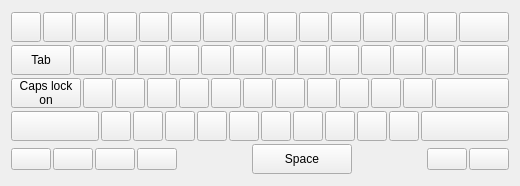
<?xml version="1.0" encoding="UTF-8"?>
<ui version="4.0">
 <class>RKeyboard</class>
 <widget class="QWidget" name="RKeyboard">
  <property name="geometry">
   <rect>
    <x>0</x>
    <y>0</y>
    <width>518</width>
    <height>186</height>
   </rect>
  </property>
  <property name="sizePolicy">
   <sizepolicy hsizetype="Fixed" vsizetype="Fixed">
    <horstretch>0</horstretch>
    <verstretch>0</verstretch>
   </sizepolicy>
  </property>
  <property name="windowTitle">
   <string>Form</string>
  </property>
  <layout class="QVBoxLayout" name="verticalLayout">
   <property name="spacing">
    <number>2</number>
   </property>
   <item>
    <layout class="QHBoxLayout" name="horizontalLayout">
     <property name="spacing">
      <number>2</number>
     </property>
     <item>
      <widget class="QPushButton" name="btn1_1">
       <property name="minimumSize">
        <size>
         <width>30</width>
         <height>30</height>
        </size>
       </property>
       <property name="maximumSize">
        <size>
         <width>30</width>
         <height>30</height>
        </size>
       </property>
       <property name="text">
        <string/>
       </property>
      </widget>
     </item>
     <item>
      <widget class="QPushButton" name="btn1_2">
       <property name="minimumSize">
        <size>
         <width>30</width>
         <height>30</height>
        </size>
       </property>
       <property name="maximumSize">
        <size>
         <width>30</width>
         <height>30</height>
        </size>
       </property>
       <property name="text">
        <string/>
       </property>
      </widget>
     </item>
     <item>
      <widget class="QPushButton" name="btn1_3">
       <property name="minimumSize">
        <size>
         <width>30</width>
         <height>30</height>
        </size>
       </property>
       <property name="maximumSize">
        <size>
         <width>30</width>
         <height>30</height>
        </size>
       </property>
       <property name="text">
        <string/>
       </property>
      </widget>
     </item>
     <item>
      <widget class="QPushButton" name="btn1_4">
       <property name="minimumSize">
        <size>
         <width>30</width>
         <height>30</height>
        </size>
       </property>
       <property name="maximumSize">
        <size>
         <width>30</width>
         <height>30</height>
        </size>
       </property>
       <property name="text">
        <string/>
       </property>
      </widget>
     </item>
     <item>
      <widget class="QPushButton" name="btn1_5">
       <property name="minimumSize">
        <size>
         <width>30</width>
         <height>30</height>
        </size>
       </property>
       <property name="maximumSize">
        <size>
         <width>30</width>
         <height>30</height>
        </size>
       </property>
       <property name="text">
        <string/>
       </property>
      </widget>
     </item>
     <item>
      <widget class="QPushButton" name="btn1_6">
       <property name="minimumSize">
        <size>
         <width>30</width>
         <height>30</height>
        </size>
       </property>
       <property name="maximumSize">
        <size>
         <width>30</width>
         <height>30</height>
        </size>
       </property>
       <property name="text">
        <string/>
       </property>
      </widget>
     </item>
     <item>
      <widget class="QPushButton" name="btn1_7">
       <property name="minimumSize">
        <size>
         <width>30</width>
         <height>30</height>
        </size>
       </property>
       <property name="maximumSize">
        <size>
         <width>30</width>
         <height>30</height>
        </size>
       </property>
       <property name="text">
        <string/>
       </property>
      </widget>
     </item>
     <item>
      <widget class="QPushButton" name="btn1_8">
       <property name="minimumSize">
        <size>
         <width>30</width>
         <height>30</height>
        </size>
       </property>
       <property name="maximumSize">
        <size>
         <width>30</width>
         <height>30</height>
        </size>
       </property>
       <property name="text">
        <string/>
       </property>
      </widget>
     </item>
     <item>
      <widget class="QPushButton" name="btn1_9">
       <property name="minimumSize">
        <size>
         <width>30</width>
         <height>30</height>
        </size>
       </property>
       <property name="maximumSize">
        <size>
         <width>30</width>
         <height>30</height>
        </size>
       </property>
       <property name="text">
        <string/>
       </property>
      </widget>
     </item>
     <item>
      <widget class="QPushButton" name="btn1_10">
       <property name="minimumSize">
        <size>
         <width>30</width>
         <height>30</height>
        </size>
       </property>
       <property name="maximumSize">
        <size>
         <width>30</width>
         <height>30</height>
        </size>
       </property>
       <property name="text">
        <string/>
       </property>
      </widget>
     </item>
     <item>
      <widget class="QPushButton" name="btn1_11">
       <property name="minimumSize">
        <size>
         <width>30</width>
         <height>30</height>
        </size>
       </property>
       <property name="maximumSize">
        <size>
         <width>30</width>
         <height>30</height>
        </size>
       </property>
       <property name="text">
        <string/>
       </property>
      </widget>
     </item>
     <item>
      <widget class="QPushButton" name="btn1_12">
       <property name="minimumSize">
        <size>
         <width>30</width>
         <height>30</height>
        </size>
       </property>
       <property name="maximumSize">
        <size>
         <width>30</width>
         <height>30</height>
        </size>
       </property>
       <property name="text">
        <string/>
       </property>
      </widget>
     </item>
     <item>
      <widget class="QPushButton" name="btn1_13">
       <property name="minimumSize">
        <size>
         <width>30</width>
         <height>30</height>
        </size>
       </property>
       <property name="maximumSize">
        <size>
         <width>30</width>
         <height>30</height>
        </size>
       </property>
       <property name="text">
        <string/>
       </property>
      </widget>
     </item>
     <item>
      <widget class="QPushButton" name="btn1_14">
       <property name="minimumSize">
        <size>
         <width>30</width>
         <height>30</height>
        </size>
       </property>
       <property name="maximumSize">
        <size>
         <width>30</width>
         <height>30</height>
        </size>
       </property>
       <property name="text">
        <string/>
       </property>
      </widget>
     </item>
     <item>
      <widget class="QPushButton" name="btnBackspace">
       <property name="sizePolicy">
        <sizepolicy hsizetype="Expanding" vsizetype="Fixed">
         <horstretch>0</horstretch>
         <verstretch>0</verstretch>
        </sizepolicy>
       </property>
       <property name="minimumSize">
        <size>
         <width>50</width>
         <height>30</height>
        </size>
       </property>
       <property name="maximumSize">
        <size>
         <width>555</width>
         <height>30</height>
        </size>
       </property>
       <property name="text">
        <string/>
       </property>
       <property name="icon">
        <iconset resource="res.qrc">
         <normaloff>:/images/backspace.png</normaloff>:/images/backspace.png</iconset>
       </property>
      </widget>
     </item>
    </layout>
   </item>
   <item>
    <layout class="QHBoxLayout" name="horizontalLayout_2">
     <property name="spacing">
      <number>2</number>
     </property>
     <item>
      <widget class="QPushButton" name="btnTab">
       <property name="sizePolicy">
        <sizepolicy hsizetype="Expanding" vsizetype="Fixed">
         <horstretch>0</horstretch>
         <verstretch>0</verstretch>
        </sizepolicy>
       </property>
       <property name="minimumSize">
        <size>
         <width>50</width>
         <height>30</height>
        </size>
       </property>
       <property name="maximumSize">
        <size>
         <width>60</width>
         <height>30</height>
        </size>
       </property>
       <property name="text">
        <string>Tab</string>
       </property>
      </widget>
     </item>
     <item>
      <widget class="QPushButton" name="btn2_1">
       <property name="minimumSize">
        <size>
         <width>30</width>
         <height>30</height>
        </size>
       </property>
       <property name="maximumSize">
        <size>
         <width>30</width>
         <height>30</height>
        </size>
       </property>
       <property name="text">
        <string/>
       </property>
      </widget>
     </item>
     <item>
      <widget class="QPushButton" name="btn2_2">
       <property name="minimumSize">
        <size>
         <width>30</width>
         <height>30</height>
        </size>
       </property>
       <property name="maximumSize">
        <size>
         <width>30</width>
         <height>30</height>
        </size>
       </property>
       <property name="text">
        <string/>
       </property>
      </widget>
     </item>
     <item>
      <widget class="QPushButton" name="btn2_3">
       <property name="minimumSize">
        <size>
         <width>30</width>
         <height>30</height>
        </size>
       </property>
       <property name="maximumSize">
        <size>
         <width>30</width>
         <height>30</height>
        </size>
       </property>
       <property name="text">
        <string/>
       </property>
      </widget>
     </item>
     <item>
      <widget class="QPushButton" name="btn2_4">
       <property name="minimumSize">
        <size>
         <width>30</width>
         <height>30</height>
        </size>
       </property>
       <property name="maximumSize">
        <size>
         <width>30</width>
         <height>30</height>
        </size>
       </property>
       <property name="text">
        <string/>
       </property>
      </widget>
     </item>
     <item>
      <widget class="QPushButton" name="btn2_5">
       <property name="minimumSize">
        <size>
         <width>30</width>
         <height>30</height>
        </size>
       </property>
       <property name="maximumSize">
        <size>
         <width>30</width>
         <height>30</height>
        </size>
       </property>
       <property name="text">
        <string/>
       </property>
      </widget>
     </item>
     <item>
      <widget class="QPushButton" name="btn2_6">
       <property name="minimumSize">
        <size>
         <width>30</width>
         <height>30</height>
        </size>
       </property>
       <property name="maximumSize">
        <size>
         <width>30</width>
         <height>30</height>
        </size>
       </property>
       <property name="text">
        <string/>
       </property>
      </widget>
     </item>
     <item>
      <widget class="QPushButton" name="btn2_7">
       <property name="minimumSize">
        <size>
         <width>30</width>
         <height>30</height>
        </size>
       </property>
       <property name="maximumSize">
        <size>
         <width>30</width>
         <height>30</height>
        </size>
       </property>
       <property name="text">
        <string/>
       </property>
      </widget>
     </item>
     <item>
      <widget class="QPushButton" name="btn2_8">
       <property name="minimumSize">
        <size>
         <width>30</width>
         <height>30</height>
        </size>
       </property>
       <property name="maximumSize">
        <size>
         <width>30</width>
         <height>30</height>
        </size>
       </property>
       <property name="text">
        <string/>
       </property>
      </widget>
     </item>
     <item>
      <widget class="QPushButton" name="btn2_9">
       <property name="minimumSize">
        <size>
         <width>30</width>
         <height>30</height>
        </size>
       </property>
       <property name="maximumSize">
        <size>
         <width>30</width>
         <height>30</height>
        </size>
       </property>
       <property name="text">
        <string/>
       </property>
      </widget>
     </item>
     <item>
      <widget class="QPushButton" name="btn2_10">
       <property name="minimumSize">
        <size>
         <width>30</width>
         <height>30</height>
        </size>
       </property>
       <property name="maximumSize">
        <size>
         <width>30</width>
         <height>30</height>
        </size>
       </property>
       <property name="text">
        <string/>
       </property>
      </widget>
     </item>
     <item>
      <widget class="QPushButton" name="btn2_11">
       <property name="minimumSize">
        <size>
         <width>30</width>
         <height>30</height>
        </size>
       </property>
       <property name="maximumSize">
        <size>
         <width>30</width>
         <height>30</height>
        </size>
       </property>
       <property name="text">
        <string/>
       </property>
      </widget>
     </item>
     <item>
      <widget class="QPushButton" name="btn2_12">
       <property name="minimumSize">
        <size>
         <width>30</width>
         <height>30</height>
        </size>
       </property>
       <property name="maximumSize">
        <size>
         <width>30</width>
         <height>30</height>
        </size>
       </property>
       <property name="text">
        <string/>
       </property>
      </widget>
     </item>
     <item>
      <widget class="QPushButton" name="btnReturn1">
       <property name="sizePolicy">
        <sizepolicy hsizetype="Expanding" vsizetype="Fixed">
         <horstretch>0</horstretch>
         <verstretch>0</verstretch>
        </sizepolicy>
       </property>
       <property name="minimumSize">
        <size>
         <width>50</width>
         <height>30</height>
        </size>
       </property>
       <property name="maximumSize">
        <size>
         <width>16777215</width>
         <height>30</height>
        </size>
       </property>
       <property name="text">
        <string/>
       </property>
      </widget>
     </item>
    </layout>
   </item>
   <item>
    <layout class="QHBoxLayout" name="horizontalLayout_3">
     <property name="spacing">
      <number>2</number>
     </property>
     <item>
      <widget class="QPushButton" name="btnCaps">
       <property name="sizePolicy">
        <sizepolicy hsizetype="Expanding" vsizetype="Fixed">
         <horstretch>0</horstretch>
         <verstretch>0</verstretch>
        </sizepolicy>
       </property>
       <property name="minimumSize">
        <size>
         <width>50</width>
         <height>30</height>
        </size>
       </property>
       <property name="maximumSize">
        <size>
         <width>70</width>
         <height>30</height>
        </size>
       </property>
       <property name="text">
        <string>Caps lock
on</string>
       </property>
      </widget>
     </item>
     <item>
      <widget class="QPushButton" name="btn3_1">
       <property name="minimumSize">
        <size>
         <width>30</width>
         <height>30</height>
        </size>
       </property>
       <property name="maximumSize">
        <size>
         <width>30</width>
         <height>30</height>
        </size>
       </property>
       <property name="text">
        <string/>
       </property>
      </widget>
     </item>
     <item>
      <widget class="QPushButton" name="btn3_2">
       <property name="minimumSize">
        <size>
         <width>30</width>
         <height>30</height>
        </size>
       </property>
       <property name="maximumSize">
        <size>
         <width>30</width>
         <height>30</height>
        </size>
       </property>
       <property name="text">
        <string/>
       </property>
      </widget>
     </item>
     <item>
      <widget class="QPushButton" name="btn3_3">
       <property name="minimumSize">
        <size>
         <width>30</width>
         <height>30</height>
        </size>
       </property>
       <property name="maximumSize">
        <size>
         <width>30</width>
         <height>30</height>
        </size>
       </property>
       <property name="text">
        <string/>
       </property>
      </widget>
     </item>
     <item>
      <widget class="QPushButton" name="btn3_4">
       <property name="minimumSize">
        <size>
         <width>30</width>
         <height>30</height>
        </size>
       </property>
       <property name="maximumSize">
        <size>
         <width>30</width>
         <height>30</height>
        </size>
       </property>
       <property name="text">
        <string/>
       </property>
      </widget>
     </item>
     <item>
      <widget class="QPushButton" name="btn3_5">
       <property name="minimumSize">
        <size>
         <width>30</width>
         <height>30</height>
        </size>
       </property>
       <property name="maximumSize">
        <size>
         <width>30</width>
         <height>30</height>
        </size>
       </property>
       <property name="text">
        <string/>
       </property>
      </widget>
     </item>
     <item>
      <widget class="QPushButton" name="btn3_6">
       <property name="minimumSize">
        <size>
         <width>30</width>
         <height>30</height>
        </size>
       </property>
       <property name="maximumSize">
        <size>
         <width>30</width>
         <height>30</height>
        </size>
       </property>
       <property name="text">
        <string/>
       </property>
      </widget>
     </item>
     <item>
      <widget class="QPushButton" name="btn3_7">
       <property name="minimumSize">
        <size>
         <width>30</width>
         <height>30</height>
        </size>
       </property>
       <property name="maximumSize">
        <size>
         <width>30</width>
         <height>30</height>
        </size>
       </property>
       <property name="text">
        <string/>
       </property>
      </widget>
     </item>
     <item>
      <widget class="QPushButton" name="btn3_8">
       <property name="minimumSize">
        <size>
         <width>30</width>
         <height>30</height>
        </size>
       </property>
       <property name="maximumSize">
        <size>
         <width>30</width>
         <height>30</height>
        </size>
       </property>
       <property name="text">
        <string/>
       </property>
      </widget>
     </item>
     <item>
      <widget class="QPushButton" name="btn3_9">
       <property name="minimumSize">
        <size>
         <width>30</width>
         <height>30</height>
        </size>
       </property>
       <property name="maximumSize">
        <size>
         <width>30</width>
         <height>30</height>
        </size>
       </property>
       <property name="text">
        <string/>
       </property>
      </widget>
     </item>
     <item>
      <widget class="QPushButton" name="btn3_10">
       <property name="minimumSize">
        <size>
         <width>30</width>
         <height>30</height>
        </size>
       </property>
       <property name="maximumSize">
        <size>
         <width>30</width>
         <height>30</height>
        </size>
       </property>
       <property name="text">
        <string/>
       </property>
      </widget>
     </item>
     <item>
      <widget class="QPushButton" name="btn3_11">
       <property name="minimumSize">
        <size>
         <width>30</width>
         <height>30</height>
        </size>
       </property>
       <property name="maximumSize">
        <size>
         <width>30</width>
         <height>30</height>
        </size>
       </property>
       <property name="text">
        <string/>
       </property>
      </widget>
     </item>
     <item>
      <widget class="QPushButton" name="btnReturn2">
       <property name="sizePolicy">
        <sizepolicy hsizetype="Expanding" vsizetype="Fixed">
         <horstretch>0</horstretch>
         <verstretch>0</verstretch>
        </sizepolicy>
       </property>
       <property name="minimumSize">
        <size>
         <width>50</width>
         <height>30</height>
        </size>
       </property>
       <property name="maximumSize">
        <size>
         <width>16777215</width>
         <height>30</height>
        </size>
       </property>
       <property name="sizeIncrement">
        <size>
         <width>0</width>
         <height>40</height>
        </size>
       </property>
       <property name="text">
        <string/>
       </property>
       <property name="icon">
        <iconset resource="res.qrc">
         <normaloff>:/images/enter.png</normaloff>:/images/enter.png</iconset>
       </property>
      </widget>
     </item>
    </layout>
   </item>
   <item>
    <layout class="QHBoxLayout" name="horizontalLayout_4">
     <property name="spacing">
      <number>2</number>
     </property>
     <item>
      <widget class="QPushButton" name="btnLShift">
       <property name="sizePolicy">
        <sizepolicy hsizetype="Expanding" vsizetype="Fixed">
         <horstretch>0</horstretch>
         <verstretch>0</verstretch>
        </sizepolicy>
       </property>
       <property name="minimumSize">
        <size>
         <width>50</width>
         <height>30</height>
        </size>
       </property>
       <property name="maximumSize">
        <size>
         <width>555</width>
         <height>30</height>
        </size>
       </property>
       <property name="text">
        <string/>
       </property>
       <property name="icon">
        <iconset resource="res.qrc">
         <normaloff>:/images/shift.png</normaloff>:/images/shift.png</iconset>
       </property>
      </widget>
     </item>
     <item>
      <widget class="QPushButton" name="btn4_1">
       <property name="minimumSize">
        <size>
         <width>30</width>
         <height>30</height>
        </size>
       </property>
       <property name="maximumSize">
        <size>
         <width>30</width>
         <height>30</height>
        </size>
       </property>
       <property name="text">
        <string/>
       </property>
      </widget>
     </item>
     <item>
      <widget class="QPushButton" name="btn4_2">
       <property name="minimumSize">
        <size>
         <width>30</width>
         <height>30</height>
        </size>
       </property>
       <property name="maximumSize">
        <size>
         <width>30</width>
         <height>30</height>
        </size>
       </property>
       <property name="text">
        <string/>
       </property>
      </widget>
     </item>
     <item>
      <widget class="QPushButton" name="btn4_3">
       <property name="minimumSize">
        <size>
         <width>30</width>
         <height>30</height>
        </size>
       </property>
       <property name="maximumSize">
        <size>
         <width>30</width>
         <height>30</height>
        </size>
       </property>
       <property name="text">
        <string/>
       </property>
      </widget>
     </item>
     <item>
      <widget class="QPushButton" name="btn4_4">
       <property name="minimumSize">
        <size>
         <width>30</width>
         <height>30</height>
        </size>
       </property>
       <property name="maximumSize">
        <size>
         <width>30</width>
         <height>30</height>
        </size>
       </property>
       <property name="text">
        <string/>
       </property>
      </widget>
     </item>
     <item>
      <widget class="QPushButton" name="btn4_5">
       <property name="minimumSize">
        <size>
         <width>30</width>
         <height>30</height>
        </size>
       </property>
       <property name="maximumSize">
        <size>
         <width>30</width>
         <height>30</height>
        </size>
       </property>
       <property name="text">
        <string/>
       </property>
      </widget>
     </item>
     <item>
      <widget class="QPushButton" name="btn4_6">
       <property name="minimumSize">
        <size>
         <width>30</width>
         <height>30</height>
        </size>
       </property>
       <property name="maximumSize">
        <size>
         <width>30</width>
         <height>30</height>
        </size>
       </property>
       <property name="text">
        <string/>
       </property>
      </widget>
     </item>
     <item>
      <widget class="QPushButton" name="btn4_7">
       <property name="minimumSize">
        <size>
         <width>30</width>
         <height>30</height>
        </size>
       </property>
       <property name="maximumSize">
        <size>
         <width>30</width>
         <height>30</height>
        </size>
       </property>
       <property name="text">
        <string/>
       </property>
      </widget>
     </item>
     <item>
      <widget class="QPushButton" name="btn4_8">
       <property name="minimumSize">
        <size>
         <width>30</width>
         <height>30</height>
        </size>
       </property>
       <property name="maximumSize">
        <size>
         <width>30</width>
         <height>30</height>
        </size>
       </property>
       <property name="text">
        <string/>
       </property>
      </widget>
     </item>
     <item>
      <widget class="QPushButton" name="btn4_9">
       <property name="minimumSize">
        <size>
         <width>30</width>
         <height>30</height>
        </size>
       </property>
       <property name="maximumSize">
        <size>
         <width>30</width>
         <height>30</height>
        </size>
       </property>
       <property name="text">
        <string/>
       </property>
      </widget>
     </item>
     <item>
      <widget class="QPushButton" name="btn4_10">
       <property name="minimumSize">
        <size>
         <width>30</width>
         <height>30</height>
        </size>
       </property>
       <property name="maximumSize">
        <size>
         <width>30</width>
         <height>30</height>
        </size>
       </property>
       <property name="text">
        <string/>
       </property>
      </widget>
     </item>
     <item>
      <widget class="QPushButton" name="btnRShift">
       <property name="sizePolicy">
        <sizepolicy hsizetype="Expanding" vsizetype="Fixed">
         <horstretch>0</horstretch>
         <verstretch>0</verstretch>
        </sizepolicy>
       </property>
       <property name="minimumSize">
        <size>
         <width>50</width>
         <height>30</height>
        </size>
       </property>
       <property name="maximumSize">
        <size>
         <width>888</width>
         <height>30</height>
        </size>
       </property>
       <property name="text">
        <string/>
       </property>
       <property name="icon">
        <iconset resource="res.qrc">
         <normaloff>:/images/shift.png</normaloff>:/images/shift.png</iconset>
       </property>
      </widget>
     </item>
    </layout>
   </item>
   <item>
    <layout class="QHBoxLayout" name="horizontalLayout_5">
     <property name="spacing">
      <number>2</number>
     </property>
     <item>
      <widget class="QPushButton" name="btnOk">
       <property name="text">
        <string/>
       </property>
      </widget>
     </item>
     <item>
      <widget class="QPushButton" name="btnEn">
       <property name="text">
        <string/>
       </property>
       <property name="icon">
        <iconset resource="res.qrc">
         <normaloff>:/images/usa.png</normaloff>:/images/usa.png</iconset>
       </property>
      </widget>
     </item>
     <item>
      <widget class="QPushButton" name="btnAm">
       <property name="text">
        <string/>
       </property>
       <property name="icon">
        <iconset resource="res.qrc">
         <normaloff>:/images/armenia.png</normaloff>:/images/armenia.png</iconset>
       </property>
      </widget>
     </item>
     <item>
      <widget class="QPushButton" name="btnRu">
       <property name="text">
        <string/>
       </property>
       <property name="icon">
        <iconset resource="res.qrc">
         <normaloff>:/images/russia.png</normaloff>:/images/russia.png</iconset>
       </property>
      </widget>
     </item>
     <item>
      <spacer name="horizontalSpacer">
       <property name="orientation">
        <enum>Qt::Horizontal</enum>
       </property>
       <property name="sizeHint" stdset="0">
        <size>
         <width>40</width>
         <height>20</height>
        </size>
       </property>
      </spacer>
     </item>
     <item>
      <widget class="QPushButton" name="btnSpace">
       <property name="minimumSize">
        <size>
         <width>100</width>
         <height>30</height>
        </size>
       </property>
       <property name="maximumSize">
        <size>
         <width>400</width>
         <height>30</height>
        </size>
       </property>
       <property name="text">
        <string>Space</string>
       </property>
      </widget>
     </item>
     <item>
      <spacer name="horizontalSpacer_2">
       <property name="orientation">
        <enum>Qt::Horizontal</enum>
       </property>
       <property name="sizeHint" stdset="0">
        <size>
         <width>40</width>
         <height>20</height>
        </size>
       </property>
      </spacer>
     </item>
     <item>
      <widget class="QPushButton" name="btnList">
       <property name="text">
        <string/>
       </property>
       <property name="icon">
        <iconset resource="res.qrc">
         <normaloff>:/images/list.png</normaloff>:/images/list.png</iconset>
       </property>
      </widget>
     </item>
     <item>
      <widget class="QPushButton" name="btnCancel">
       <property name="text">
        <string/>
       </property>
      </widget>
     </item>
    </layout>
   </item>
  </layout>
 </widget>
 <resources>
  <include location="res.qrc"/>
 </resources>
 <connections/>
</ui>
